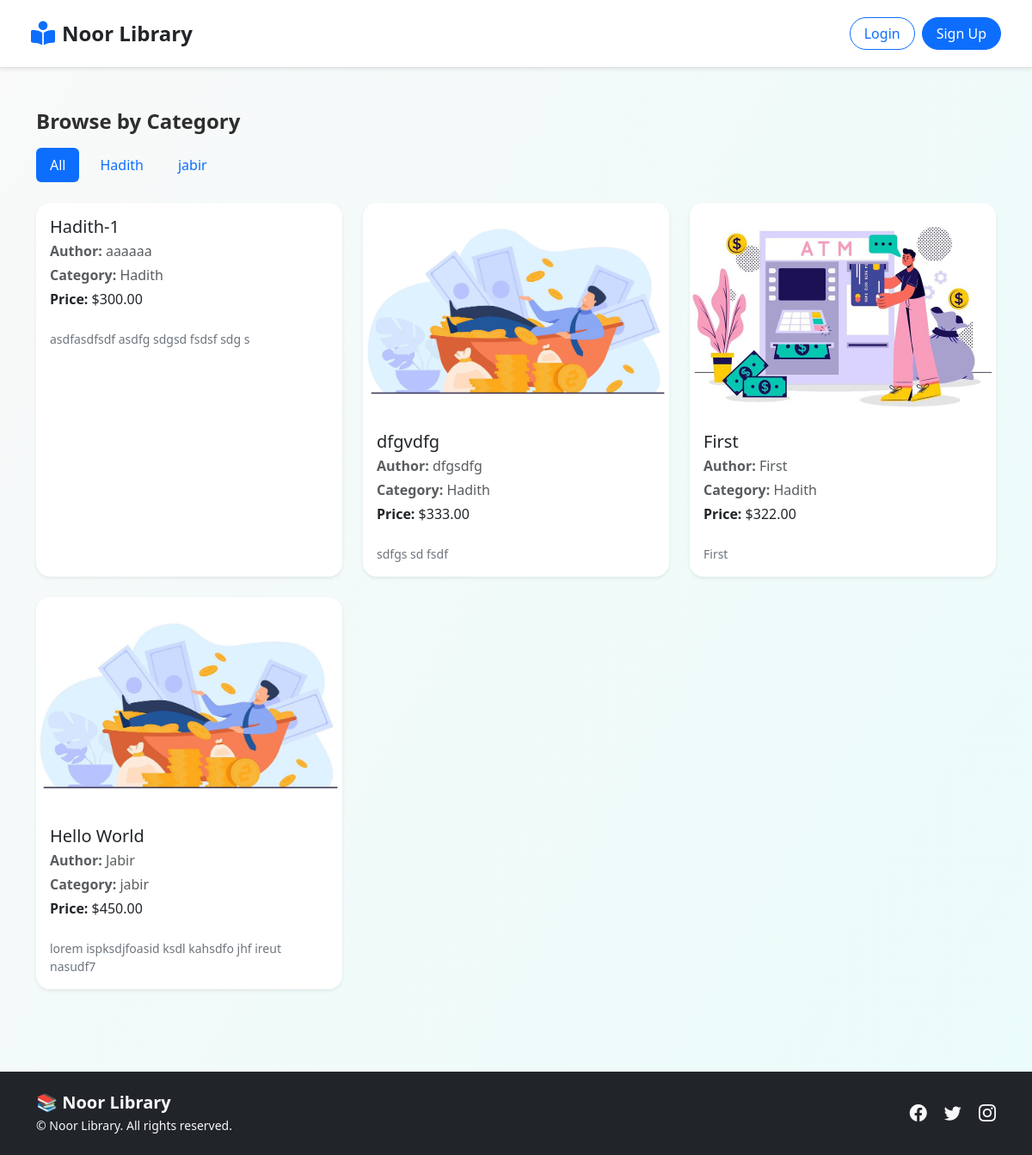
Page /all-books/ on the earlier database version.
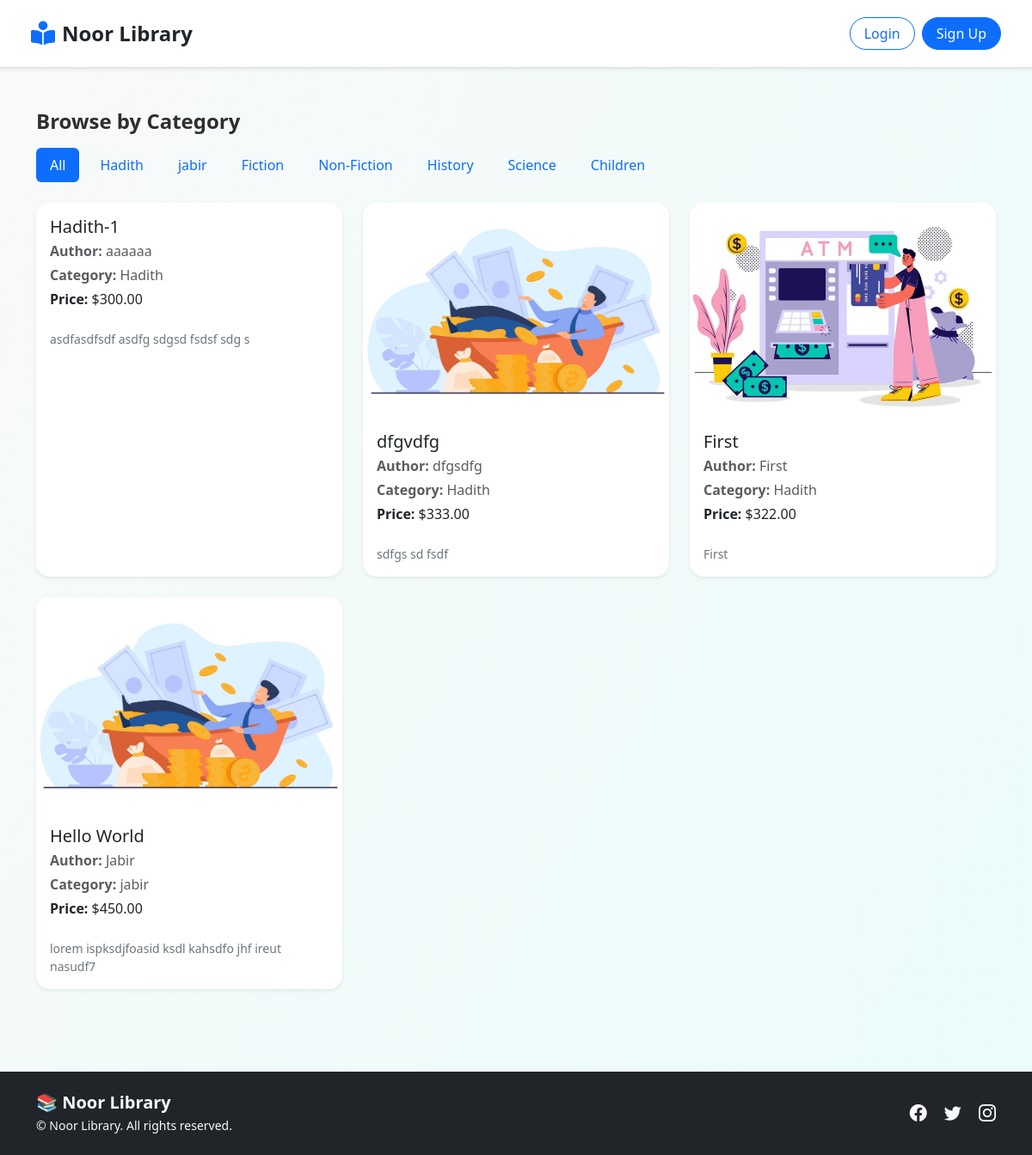
Same page on the later database version.
### Book/models.py (models this page shows, shortened)
class Category(models.Model):
    name = models.CharField(max_length=100, unique=True)
    slug = models.SlugField(max_length=100, unique=True)

class Book(models.Model):
    title = models.CharField(max_length=200)
    author = models.CharField(max_length=100)
    pages = models.PositiveIntegerField()
    cover_image = models.ImageField(upload_to="covers/", blank=True, null=True)
    description = models.TextField(blank=True, null=True)
    price = models.DecimalField(max_digits=5, decimal_places=2)
    category = models.ForeignKey(
        Category, on_delete=models.CASCADE, related_name="books"
    )
    available_copies = models.PositiveIntegerField(default=0, blank=True, null=True)

### Book/views.py (the view)
# urls.py: path("all-books/", BookListView, name="all_books"),
def BookListView(request, cat_slug=None):
    books = Book.objects.all()
    if cat_slug is not None:
        category = Category.objects.get(slug=cat_slug)
        books = Book.objects.filter(category=category)
    categories = Category.objects.all()
    return render(request, "book/book_list.html", {"books": books, "categories": categories})

### Book/templates/book/book_list.html (shortened to what this page needs)
{% extends "base.html" %}
{% block content %}
<div class="container py-5">
  <div class="mb-4">
    <h4 class="fw-bold mb-3">Browse by Category</h4>
    <ul class="nav nav-pills flex-wrap gap-2">
      <li class="nav-item">
        <a class="nav-link {% if not selected_category %}active{% endif %}"
           href="{% url 'all_books' %}">
          All
        </a>
      </li>
      {% for category in categories %}
        <li class="nav-item">
          <a class="nav-link {% if category == selected_category %}active{% endif %}"
             href="{% url 'book_list' category.slug %}">
            {{ category.name }}
          </a>
        </li>
      {% endfor %}
    </ul>
  </div>
  <div class="row row-cols-1 row-cols-md-2 row-cols-lg-3 g-4">
    {% for book in books %}
    <div class="col">
      <a href="{% url 'book_detail' book.id %}" class="text-decoration-none text-dark">
        <div class="card h-100 shadow-sm border-0 rounded-4 hover-shadow transition">
          {% if book.cover_image %}
          <img
            src="{{ book.cover_image.url }}"
            class="card-img-top rounded-top-4"
            alt="{{ book.title }}"
            style="height: 250px; object-fit: cover;"
          />
          {% endif %}
          <div class="card-body d-flex flex-column">
            <h5 class="card-title mb-1">{{ book.title }}</h5>
            <p class="card-text text-muted mb-1"><strong>Author:</strong> {{ book.author }}</p>
            <p class="card-text text-muted mb-1"><strong>Category:</strong> {{ book.category.name }}</p>
            <p class="card-text"><strong>Price:</strong> ${{ book.price }}</p>
            <p class="card-text small text-secondary mt-2">{{ book.description|truncatechars:100 }}</p>
          </div>
        </div>
      </a>
    </div>
    {% empty %}
    <div class="col">
      <div class="alert alert-warning w-100 text-center" role="alert">
        <i class="bi bi-emoji-frown me-1"></i> No books found in this category.
      </div>
    </div>
    {% endfor %}
  </div>
</div>
{% endblock %}

### core/templates/base.html (shortened to what this page needs)
<!DOCTYPE html>
<html lang="en">
  <head>
    <link
      href="https://cdn.jsdelivr.net/npm/bootstrap@5.3.3/dist/css/bootstrap.min.css"
      rel="stylesheet"
    />
    <link
      href="https://cdn.jsdelivr.net/npm/bootstrap-icons@1.11.3/font/bootstrap-icons.css"
      rel="stylesheet"
    />
    <link
      rel="stylesheet"
      href="https://cdnjs.cloudflare.com/ajax/libs/font-awesome/6.5.0/css/all.min.css"
      media="print"
      onload="this.media='all'"
    />
  </head>
  <body>
    {% include 'navbar.html' %}
    <main>
      {% block content %} {% endblock %}
    </main>
    <div class="pt-5">{% include 'footer.html' %}</div>
  </body>
</html>

### core/templates/navbar.html (shortened to what this page needs)
<nav class="navbar navbar-expand-lg bg-white shadow-sm sticky-top border-bottom py-3 px-3 px-md-4">
  <div class="container-fluid">
    <a class="navbar-brand d-flex align-items-center fw-bold text-dark fs-4" href="{% url 'home' %}">
      <i class="fa-solid fa-book-open-reader text-primary me-2 fs-3"></i>
      <span>Noor Library</span>
    </a>
    <div class="collapse navbar-collapse" id="navbarSupportedContent">
      {% if request.user.is_authenticated %}
      <ul class="navbar-nav me-auto mb-2 mb-lg-0">
        {% if request.user.is_superuser %}
        <li class="nav-item">
          <a class="nav-link fw-semibold text-dark" href="/admin/">
            <i class="fa fa-tools me-1 text-secondary"></i> Admin
          </a>
        </li>
        <li class="nav-item">
          <a class="nav-link fw-semibold text-dark" href="{% url 'add_book' %}">
            <i class="fa fa-plus me-1 text-success"></i> Add Book
          </a>
        </li>
        <li class="nav-item">
          <a class="nav-link fw-semibold text-dark" href="{% url 'add_category' %}">
            <i class="fa fa-layer-group me-1 text-warning"></i> Add Category
          </a>
        </li>
        {% endif %}
        <li class="nav-item">
          <a class="nav-link fw-semibold text-dark" href="{% url 'deposit_money' %}">
            <i class="fa fa-wallet me-1 text-primary"></i> Deposit
          </a>
        </li>
        <li class="nav-item">
          <a class="nav-link fw-semibold text-dark" href="{% url 'all_books' %}">
            <i class="fa fa-book me-1 text-danger"></i> Library
          </a>
        </li>
      </ul>
      <div class="d-flex align-items-center gap-3">
        <span class="navbar-text fw-semibold text-dark d-none d-md-block">
          <i class="fa-solid fa-wallet me-1 text-muted"></i>
          <small class="text-muted">${{ request.user.account.balance }}</small>
        </span>
        {% if request.path == '/accounts/profile/' %}
        <a href="{% url 'update_profile' %}" class="text-warning fs-5" title="Edit Profile">
          <i class="fas fa-user-edit"></i>
        </a>
        {% else %}
        <a href="{% url 'profile' %}" class="text-primary fs-5" title="Profile">
          <i class="fas fa-user-circle"></i>
        </a>
        {% endif %}
        <a href="{% url 'logout' %}" class="text-danger fs-5" title="Logout">
          <i class="fas fa-sign-out-alt"></i>
        </a>
      </div>
      {% else %}
      <div class="ms-auto d-flex gap-2">
        <a href="{% url 'login' %}" class="btn btn-outline-primary rounded-pill px-3">Login</a>
        <a href="{% url 'register' %}" class="btn btn-primary rounded-pill px-3">Sign Up</a>
      </div>
      {% endif %}
    </div>
  </div>
</nav>

### core/templates/footer.html
<footer class="bg-dark text-light py-4 mt-auto">
  <div class="container">
    <div class="row align-items-center">
      <div class="col-md-6 text-center text-md-start mb-3 mb-md-0">
        <h5 class="fw-bold mb-1">📚 Noor Library</h5>
        <p class="small mb-0">© {{ now.year }} Noor Library. All rights reserved.</p>
      </div>
      <div class="col-md-6 text-center text-md-end">
        <a href="#" class="text-light me-3 text-decoration-none" aria-label="Facebook">
          <i class="bi bi-facebook fs-5"></i>
        </a>
        <a href="#" class="text-light me-3 text-decoration-none" aria-label="Twitter">
          <i class="bi bi-twitter fs-5"></i>
        </a>
        <a href="#" class="text-light text-decoration-none" aria-label="Instagram">
          <i class="bi bi-instagram fs-5"></i>
        </a>
      </div>
    </div>
  </div>
</footer>
<link rel="stylesheet" href="https://cdn.jsdelivr.net/npm/bootstrap-icons@1.11.1/font/bootstrap-icons.css">

### core/templates/base.html (style rules this page uses)
body { background: linear-gradient(120deg, #f9f9f9, #eafcfb); color: #2e2e2e; font-family: 'Segoe UI', 'Helvetica Neue', sans-serif; }

Differences in the rows shown:
added Category: name "Fiction"
added Category: name "Non-Fiction"
added Category: name "History"
added Category: name "Science"
added Category: name "Children"
